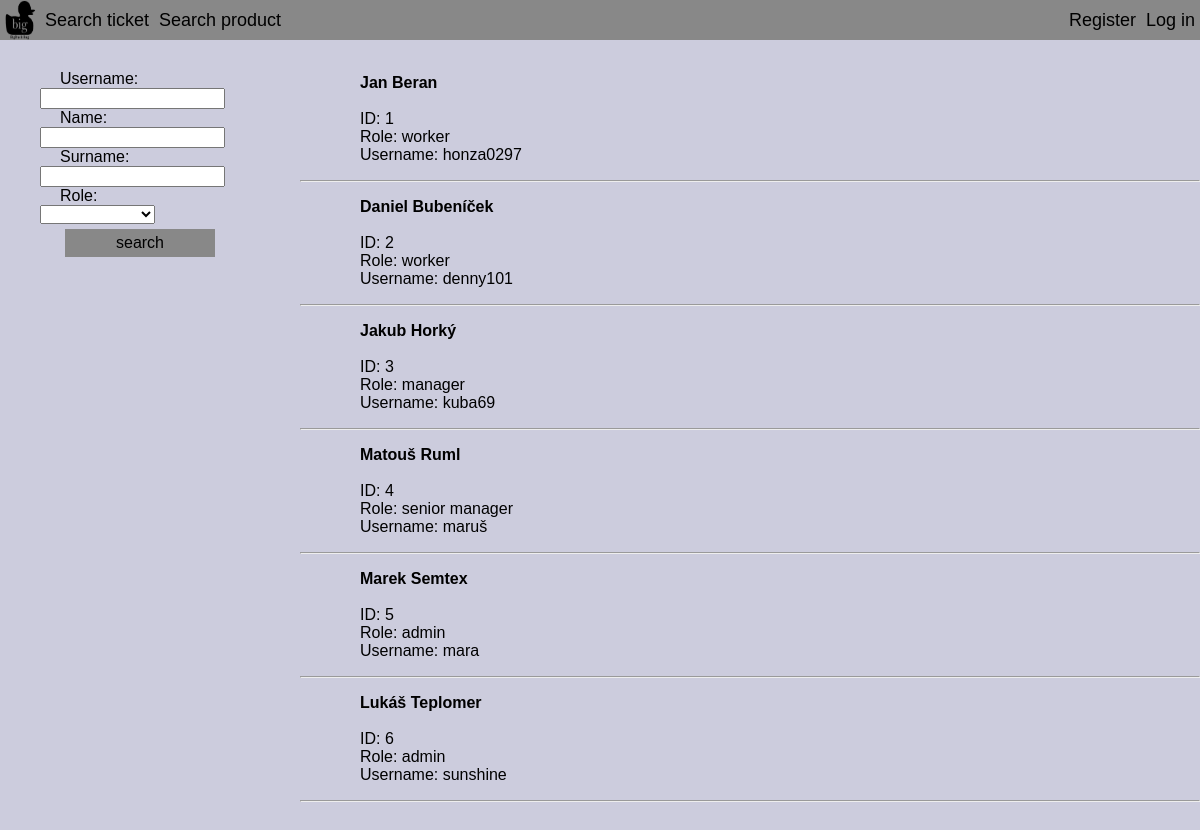
Screenshot of /searchuser.php with the database file from the repository.
### tables this page shows
create table Persons(personID int not null auto_increment, username varchar(64) not null, name varchar(64) not null, surname varchar(128) not null, role ENUM("customer", "worker", "manager", "senior manager", "admin"), password varchar(128),
    primary key (personID));

### php/Database.php (called while the page is built, shortened)
<?php
class Database
{
    private $host = 'localhost';
    private $dbName = 'xberan43';
    private $username = 'xberan43';
    private $password = 'i7ezingi';
    public function getConnection()
    {
        $this->connection = null;
        try
        {
            $this->connection = new PDO("mysql:host=" . $this->host . ";dbname=" . $this->dbName, $this->username, $this->password);
            $this->connection->exec("set names utf8");
            $this->connection->setAttribute(PDO::ATTR_ERRMODE, PDO::ERRMODE_EXCEPTION);
        }
        catch (PDOException $e)
        {
            echo "Connection error: " . $e->getMessage();
        }
        return $this->connection;
    }
}
?>

### php/model/DatabaseObject.php (called while the page is built, shortened)
<?php
abstract class DatabaseObject
{
    public function __construct($dbConnection)
    {
        $this->connection = $dbConnection;
    }
    protected function AddPercentageChars($str)
    {
        return "%" . $str . "%";
    }
}

### php/model/Person.php (called while the page is built, shortened)
<?php
include_once "DatabaseObject.php";
class Person extends DatabaseObject
{
    protected static $table_name = "Persons";
    public $username;
    public $name;
    public $surname;
    public $role;
    public function findInDb()
    {
        try
        {
            $stmt = $this->connection->prepare("SELECT * FROM " . self::$table_name . " WHERE role like ? and name like ? and surname like ? and username like ?");
            $stmt->execute([$this->role == "" ? $this->AddPercentageChars("") : $this->role,
                $this->AddPercentageChars($this->name),
                $this->AddPercentageChars($this->surname),
                $this->AddPercentageChars($this->username)]);
        }
        catch (\PDOException $e)
        {
            return null;
        }
        $foundObjects = array();
        while($row = $stmt->fetch())
        {
            $foundPerson = new Person($this->connection);
            $foundPerson->name = $row['name'];
            $foundPerson->id = $row['personID'];
            $foundPerson->surname = $row['surname'];
            $foundPerson->password = $row['password'];
            $foundPerson->role = $row['role'];
            $foundPerson->username = $row['username'];
            array_push($foundObjects, $foundPerson);
        }
        return $foundObjects;
    }
}

### CustomElements.php (the view, shortened to what this page needs)
<?php
function ShowSelectElement($values, $showedLabels, $default, $label, $name)
{
    echo "<label for=\"$name\">$label:</label><select name=\"$name\" size=\"1\">";
    for ($i = 0; $i < count($values); $i++)
    {
        $value = $values[$i];
        $showedLabel = $showedLabels[$i];
        if($value == $default)
            echo "<option value=\"$value\" selected>$showedLabel";
        else
            echo "<option value=\"$value\">$showedLabel";
    }
    echo "</select>";
}
function ShowHeader()
{
    echo "<nav>";
    echo "<a href=\"index.php\"><img src=\"BigDuckBugBlack.png\" alt=\"LOGO\" class=\"logo\"></a>";
    echo "<a href=\"search.php\"><li>Search ticket</li></a>";
    echo "<a href=\"searchproduct.php\"><li class=\"searchproduct\" >Search product</li></a>";
    if (isset($_SESSION["loggedin"]) && $_SESSION["loggedin"] === true) {
        echo "<a href=\"ticket.php?action=new\"><li>Create ticket</li></a>";
        if ($_SESSION["role"] == "admin") {
            echo "<a href=\"profile.php?action=new\"><li class=\"register\">Add new user</li></a>";
            echo "<a href=\"searchuser.php\"><li class=\"searchuser\" >Search user</li></a>";
        }
        if ($_SESSION["role"] == "senior manager" || $_SESSION["role"] == "admin") {
            echo "<a href=\"product.php?action=new\"><li class=\"newproduct\">New product</li></a>";
        }
        if ($_SESSION["role"]!="customer"){
                echo "<a href=\"tasks.php\"><li class=\"logout\">All tasks</li></a>";
            if ($_SESSION["role"]!= "admin"){
                echo "<a href=\"tasks.php?assignee="; echo ($_SESSION["id"]);echo "\"><li class=\"logout\">My tasks</li></a>";
            }
        }
        echo "</nav>";
        echo "<personal>";
        $id = $_SESSION["id"];
        echo "<a href=\"profile.php?id=$id\"><li class=\"profile\" >Profile</li></a>";
        echo "<a href=\"logout.php?page=index.php\"><li class=\"logout\">Log out</li></a>";
    } else {
        echo "</nav>";
        echo "<personal>";
        echo "<li class=\"login\" onclick=\"document.getElementById('id01').style.display='block'\">Log in</li>";
        echo "<a href=\"profile.php?action=new\"><li class=\"register\">Register</li></a>";
    }
    echo " </personal> ";
}
function print_user_basic($per)
{
    echo "<div class=\"person\">";
    echo "<ul>";
    echo "<label class='title'>$per->name $per->surname</label><br>";
    echo"<br>";
    echo "<label class='info'> ID: $per->id </label><br>";
    echo "<label class='info'> Role: $per->role </label><br>";
    echo "<label class='info'> Username: $per->username </label> <br>";
    echo "</ul>";
    echo "</div>";
    echo "<hr class=\"line\">";
}

### searchuser.php (shortened to what this page needs)
<?php
include_once "CustomElements.php";
?>
<!DOCTYPE HTML>
<html>
<head>
    <link type="text/css" rel="stylesheet" href="style.css">
</head>
<body>
<header>
    <ul>
        <?php
        include_once "CustomElements.php";
        ShowHeader();
        ?>
    </ul>
</header>
<br>
<?php
include_once "php/Database.php";
include_once "php/model/Person.php";
include_once "php/model/Attachment.php";
$db = new Database();
$db->getConnection();
$person = new \model\Person($db->connection);
echo "<div class=\"advanced_search\">";
echo "<form action=\"searchuser.php\" method=\"get\">";
echo "<ul>";
if (isset($_GET["username"])){
    echo "<li><label for=\"username\">Username:</label><input name=\"username\" value=\"";
    echo $_GET["username"];
    echo "\" type=\"text\" /></li>";
    $person->username = $_GET["username"];
}
else {
    echo "<li><label for=\"username\">Username:</label><input name=\"username\" type=\"text\" /></li>";
}
if (isset($_GET["name"])){
    echo "<li><label for=\"name\">Name:</label><input name=\"name\" value=\"";
    echo $_GET["name"];
    echo "\" type=\"text\" /></li>";
    $person->name = $_GET["name"];
}
else {
    echo "<li><label for=\"name\">Name:</label><input name=\"name\" type=\"text\" /></li>";
}
if (isset($_GET["surname"])){
    echo "<li><label for=\"surname\">Surname:</label><input name=\"surname\" value=\"";
    echo $_GET["surname"];
    echo "\" type=\"text\" /></li>";
    $person->surname = $_GET["surname"];
}
else {
    echo "<li><label for=\"surname\">Surname:</label><input name=\"surname\" type=\"text\" /></li>";
}
if (isset($_GET["role"])){
    ShowSelectElement($roles, $roles, $_GET["role"], "Role", "role");
    $person->role = $_GET["role"];
}
else {
    ShowSelectElement($roles, $roles, "", "Role", "role");
}
echo "<li><input type=\"submit\" class='button' value=\"search\"/></li>";
echo "</ul>";
echo "</form>";
echo "</div>";
echo "<div class=\"main\">";
$foundPersons = $person->findInDb();
foreach ($foundPersons as $per) {
    print_user_basic($per);
}
echo "</div>";
?>
</body>
</html>

### style.css (style rules this page uses)
body { background-color: #ccccdd; background-repeat: no-repeat; background-attachment: fixed; background-position: center; color: black; position: relative; margin: 0px 0px; }
header { color: black; font-family: Helvetica; }
img { width: 25%; height: auto; margin: 0px; }
header ul { background-color: #888888; width: 100%; position: fixed; margin: 0px 0px; padding: 0px 0px; list-style-type: none; }
header ul personal li { display: inline; display: inline-block; padding: 0px 5px; margin: 0px 0px; font-size: 18px; height: 40px; line-height: 40px; float: right; }
header ul nav li { display: inline; display: inline-block; padding: 0px 5px; margin: 0px 0px; font-size: 18px; height: 40px; line-height: 40px; float: left; }
.logo { float: left; width: 40px; height: 40px; }
ul { list-style-type: none; }
a { color: inherit; text-decoration: none; }
.advanced_search { font-family: Helvetica; float: left; margin-top:3%; width: 25%; }
.main { font-family: Helvetica; float: left; padding: 40px 0px; width: 75%; }
.button { background-color: #888888; color: black; padding: 5px 10px; margin-top: 2%; border: none; cursor: pointer; width: 150px; font-size: medium; margin-left: 25px; }
input { display: inline-block; alignment: right; }
label { white-space: nowrap; display: inline-block; width: 140px; float: left; margin-left: 20px; }
.info { white-space: nowrap; display: inline-block; width: 140px; float: left; margin-left: 20px; word-wrap: break-word; }
.title { font-weight: bold; font-size: 100%; }

### rows the page displays
persons: name "Jan", surname "Beran", personID "1", role "worker", username "honza0297"
persons: name "Daniel", surname "Bubeníček", personID "2", role "worker", username "denny101"
persons: name "Jakub", surname "Horký", personID "3", role "manager", username "kuba69"
persons: name "Matouš", surname "Ruml", personID "4", role "senior manager", username "maruš"
persons: name "Marek", surname "Semtex", personID "5", role "admin", username "mara"
persons: name "Lukáš", surname "Teplomer", personID "6", role "admin", username "sunshine"

### other values shown
$label "Role"
